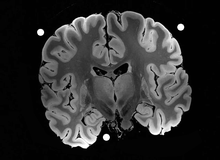
%> input picture 1_Registration/coronal A.tif, 220 x 160 px, shrunk from 639 x 465 before the run
$ octave Esercitazione1.m   (GNU Octave 9; MATLAB toolbox functions it lacks are replaced by stand-ins)
%> lines starting %> are read from the running program, lines starting %| are printed output that depends on the picture; in (x1, y1, x2, y2) boxes, pixels count from 0 and x2, y2 are one past the last pixel; in counts of white or black regions, pixels touching at a corner belong together; the program's own positions count from 1
### 1_Registration/imgReader.m
function [F] = imgReader(titleSG,inputImg1,inputImg2,inputImg3,inputImg4)
%> called with titleSG = 'coronal2023', inputImg1 = 'coronal A.tif', inputImg2 = 'coronal B.tif', inputImg3 = 'coronal C.tif', inputImg4 = 'coronal D.tif'
if nargin==5
    imgA = imread(inputImg1);
%> imgA is the input picture: size 160x220 uint8; min 0, max 255, mean 47.3
    imgB = imread(inputImg2);
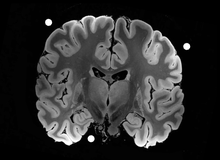
%> input picture 1_Registration/coronal B.tif, 220 x 160 px, shrunk from 639 x 465 before the run
%> imgB is the input picture: size 160x220 uint8; min 0, max 255, mean 47
    imgC = imread(inputImg3);
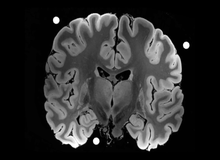
%> input picture 1_Registration/coronal C.tif, 220 x 160 px, shrunk from 639 x 465 before the run
%> imgC is the input picture: size 160x220 uint8; min 0, max 255, mean 45.6
    imgD = imread(inputImg4);
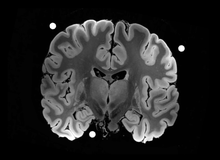
%> input picture 1_Registration/coronal D.tif, 220 x 160 px, shrunk from 639 x 465 before the run
%> imgD is the input picture: size 160x220 uint8; min 0, max 255, mean 40.8
%> call 2 of imgReader, with titleSG = 'coronal2023', inputImg1 = 'coronal A.tif', inputImg2 = 'coronal B.tif'


    F=figure('Name',['Output immagini '  inputImg1]);
    sgtitle(titleSG, 'Interpreter', 'none')
    subplot(2,2,1)
    imshow(imgA)
    title({inputImg1 ' (A: immagine di riferimento)'}, 'Interpreter', 'none')
    subplot(2,2,2)
    imshow(imgB)
    title({inputImg2 ' (B: da rototraslare)'}, 'Interpreter', 'none')
    subplot(2,2,3)
    imshow(imgC)
    title({inputImg3 ' (C: doppio fattore di scala)'}, 'Interpreter', 'none')
    subplot(2,2,4)
    imshow(imgD)
    title({inputImg4 ' (D: singolo fattore di scala)'}, 'Interpreter', 'none')
end
if nargin==3
    if(ischar(inputImg1))
    imgA = imread(inputImg1);
    imgB = imread(inputImg2);

    else
        imgA = inputImg1;
        imgB = inputImg2;
        A = inputname(1);
         inputImg2 = inputname(3);
         inputImg1 = inputname(2);
    end


    [p_cong, ~, ~] = bihist(imgA, imgB);
    % cong_before = rot90(cong_before);
    F=figure('Name',['Analisi congiunta e differenza immagini '  inputImg1 ' e ' inputImg2]);
    sgtitle(titleSG, 'Interpreter', 'none')
    subplot(2,2,1)
    imshow(imgA)
    title(inputImg1, 'Interpreter', 'none')
    subplot(2,2,2)
    imshow(imgB)
    title(inputImg2, 'Interpreter', 'none')
    subplot(2,2,3)
    imshow(imgA-imgB);
    title([ inputImg1 ' - ' inputImg2], 'Interpreter', 'none')
    subplot(2,2,4)
    if strcmp(inputImg1,inputImg2)
        p_cong(p_cong~=0)=1;
    end
    imshow(imadjust(p_cong))
    title({'Istogramma congiunto di ' inputImg1 inputImg2}, 'Interpreter', 'none')

end

### 1_Registration/bihist.m
function [p_cong, p_marg1, p_marg2]=bihist(img1,img2)

lvl_gray=256;
% img1=imread(img1);
% img2=imread(img2);
dim= size(img2);
%> dim = [160 220]
h=zeros(lvl_gray,lvl_gray);

for i=1:dim(1)
    for j=1:dim(2)
        c= img1(i,j)+1;
        r= img2(i,j)+1;
        h(r,c)= h(r,c)+1;
    end
end
h(1,1)=0; % ELIMINANO I LIVELLI CONGIUNTI E MARGINALI DI NERO
%> h: size 256x256 double; min 0, max 4679, mean 0.5; mean of the top-left, top-right, bottom-left and bottom-right quarters 1.7, 0.2, 0.2, 0.1
h(1,:)=0;
%> h: size 256x256 double; min 0, max 4679, mean 0.5; mean of the top-left, top-right, bottom-left and bottom-right quarters 1.5, 0.2, 0.2, 0.1
h(:,1)=0;
%imshow(imadjust(h));
p_cong= h./sum(sum(h));

p_marg1= sum(p_cong,1);  % le marginali sono i due istogrammi
%> p_marg1 = 256 values, max 0.231 at index 2, min 0 at index 1, mean 0.00391
p_marg2= sum(p_cong,2);
%> p_marg2 = 256 values, max 0.255 at index 2, min 0 at index 1, mean 0.00391

p_cong = rot90(p_cong);
end

### 1_Registration/Esercitazione1.m
% ESERCITAZIONE BIOIMMAGINI

% Esercitazione utilizzando l'immagine coronal2023
% Descrizione dei file:
% 1 ---------------------- coronal A.tif : immagine di riferimento
% 2 ---------------------- coronal B.tif : immagine rototraslata
% 3 ---------------------- coronal C.tif (Shear) doppio fattore di scala
% 4 ---------------------- coronal D.tif (Zoom out) singolo fattore di scala

%% PUNTO 1:

% Va creato un programma per visualizzare le immagini A, B, C, D con A di
% riferimento (immagine fissa), la loro diferenza e l'istogramma congiunto

clc
clear
close all

% imgReader('RM_Encefalo_A.tif','RM_Encefalo_B.tif','RM_Encefalo_C.tif','RM_Encefalo_D.tif');
% imgReader('coronal_A.tif','coronal_B.tif','coronal_C.tif','coronal_D.tif');
imgReader("coronal2023",'coronal A.tif','coronal B.tif','coronal C.tif','coronal D.tif');
% imgReader('rm_caviglia_A.tif','rm_caviglia_B.tif','rm_caviglia_C.tif','rm_caviglia_D.tif');

% imgReader('rm_caviglia_A.tif','rm_caviglia_B.tif');
% imgReader('coronal_A.tif','coronal_B.tif');
imgReader("coronal2023",'coronal A.tif','coronal B.tif');
%> in imgReader (call 2), `imshow(imadjust(p_cong))`:
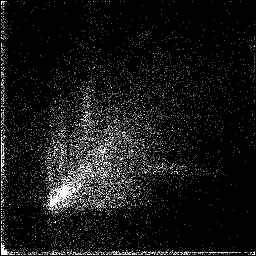
%> displayed picture: size 256x256, on the screen's scale of 0 to 255; min 0, max 255, mean 21
% imgReader('rm_caviglia_A.tif','rm_caviglia_B.tif');
imgReader("coronal2023",'coronal A.tif','coronal A.tif');
%> call 3 of imgReader, with titleSG = 'coronal2023', inputImg1 = 'coronal A.tif', inputImg2 = 'coronal A.tif'
%> in bihist (call 2), `h(1,1)=0;`: h: size 256x256 double; min 0, max 9781, mean 0.5; mean of the top-left, top-right, bottom-left and bottom-right quarters 1.9, 0, 0, 0.2
%> in imgReader (call 3), `p_cong(p_cong~=0)=1;`:
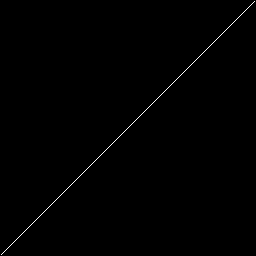
%> p_cong: size 256x256 double; values 0 (black) and 1 (white), 0.39% white in thin lines or dots


%%%%%%%%%%%%%%%%%%%%%%%%%%%%%%%%%%%%%%%%%%%%%%%%%%%%%%%%%%%%%%%%%%%%%%%%%%%
%%%%%%%%%%%%%%%%%%%%%%%%%%%%%%%%%%%%%%%%%%%%%%%%%%%%%%%%%%%%%%%%%%%%%%%%%%%
%% %%%%%%%%%%%%%%%%%%%%% METODO POINT-BASED %%%%%%%%%%%%%%%%%%%%%%%%%%%%%%%
%%%%%%%%%%%%%%%%%%%%%%%%%%%%%%%%%%%%%%%%%%%%%%%%%%%%%%%%%%%%%%%%%%%%%%%%%%%
%%%%%%%%%%%%%%%%%%%%%%%%%%%%%%%%%%%%%%%%%%%%%%%%%%%%%%%%%%%%%%%%%%%%%%%%%%%

clc
clear
close all


%%%%%%%%%%%%%%%%%%%%%%%%% SCELTA IMMAGINE %%%%%%%%%%%%%%%%%%%%%%%%%%%%%%%%%

% [13 lines of commented-out code are left out]

rif_img = imread('coronal A.tif');

float_img = imread('coronal B.tif');
ScaleFactor = false;

% float_img = imread('coronal D.tif');
% ScaleFactor = true;


RANGE = [10 20];

% rif_img = imread('coronal_A.tif');
% float_img = imread('coronal_B.tif');
% RANGE=[7 20];

%%%%%%%%%%%%%%%%%%%%%%%%%%%%%%%%%%%%%%%%%%%%%%%%%%%%%%%%%%%%%%%%%%%%%%%%%%%

figure
subplot(1,2,1)
imshow(rif_img)
title('Immagine riferimento')
subplot(1,2,2)
imshow(float_img)
title('Immagine da registrare')

% >>>>>>>>>>>>>>>>>>>>>>>>>>>>>>>>>>>>>>>>>>>>>>>>>>>>>>>>>>>>>>>>>>>>>>>
% >>>>>>>>>>>>>>>>>>>>>>>>>>>> PREPROCESSING >>>>>>>>>>>>>>>>>>>>>>>>>>>>
% >>>>>>>>>>>>>>>>>>>>>>>>>>>>>>>>>>>>>>>>>>>>>>>>>>>>>>>>>>>>>>>>>>>>>>>

% >>>>>>>
% >>>>>>> 1 MASCHERA DI CONVOLUZIONE --------------------------------------
% >>>>>>>

% Creazione della maschera laplaciana e filtraggio delle due immagini
F = [-1 -1 -1; -1 8 -1; -1 -1 -1];
% F = [0 -1 0; -1 4 -1; 0 -1 0];
rif_img_laplace = imfilter(rif_img,F);
float_img_laplace = imfilter(float_img,F);

figure
subplot(2,3,1)
imshow(rif_img_laplace)
title('Immagine riferimento con filtro laplaciano')
subplot(2,3,4)
imshow(float_img_laplace)
title('Immagine da registrare con filtro laplaciano')


% >>>>>>>
% >>>>>>> 2 RIEMPIMENTO DEI BUCHI -----------------------------------------
% >>>>>>>

rif_img_fill = imfill(rif_img_laplace,'holes');
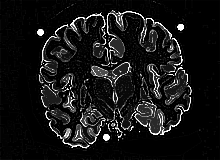
%> rif_img_fill: size 160x220 uint8; min 0, max 255, mean 21.8
float_img_fill = imfill(float_img_laplace,'holes');

subplot(2,3,2)
imshow(rif_img_fill)
title('Immagine riferimento con filtro laplaciano (buchi riempiti)')
subplot(2,3,5)
imshow(float_img_fill)
title('Immagine da registrare con filtro laplaciano (buchi riempiti)')

% >>>>>>>
% >>>>>>> 3 BINARIZZAZIONE ------------------------------------------------
% >>>>>>>

rif_img_bin = imbinarize(rif_img_fill,0.3);
%> rif_img_bin: size 160x220 logical; 8.9% white in thin lines or dots, all inside (x1, y1, x2, y2) = (37, 7, 192, 149)
float_img_bin = imbinarize(float_img_fill,0.3);
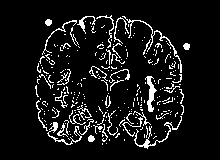
%> float_img_bin: size 160x220 logical; 8.6% white in thin lines or dots, all inside (x1, y1, x2, y2) = (35, 15, 190, 149)

subplot(2,3,3)
imshow(rif_img_bin)
title('Laplaciano immagine riferimento (binaria)')
subplot(2,3,6)
imshow(float_img_bin)
title('Laplaciano immagine da registrare (binaria)')

% >>>>>>>>>>>>>>>>>>>>>>>>>>>>>>>>>>>>>>>>>>>>>>>>>>>>>>>>>>>>>>>>>>>>>>>
% >>>>>>>>>>>>>>>>>>>>>>>>> RICERCA DEI MARKERS >>>>>>>>>>>>>>>>>>>>>>>>>
% >>>>>>>>>>>>>>>>>>>>>>>>>>>>>>>>>>>>>>>>>>>>>>>>>>>>>>>>>>>>>>>>>>>>>>>
% Ricerca dei centri dei cerchi nelle due immagini

[markerA, raggioA, coordA] = imfindcircles(rif_img_bin,RANGE);
%> markerA = [81.51 30.99]; raggioA = 14.33; coordA = 0.179
[markerB, raggioB, coordB] = imfindcircles(float_img_bin,RANGE);
%> markerB = [139 34.71; 140.4 128.1]; raggioB = [15.8; 12.54]; coordB = [0.223; 0.114]


%> (the run ends here)
